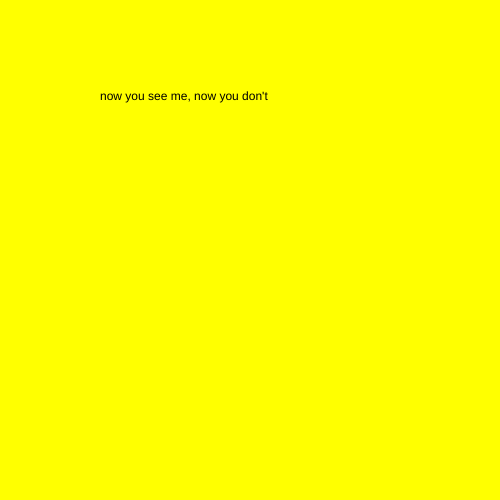
Frame 1 (no input)
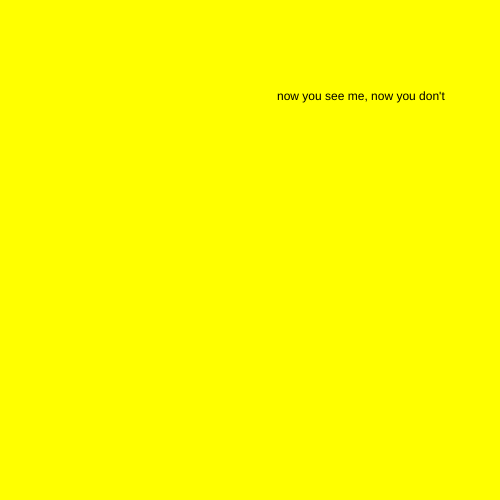
Frame 60 (no input)
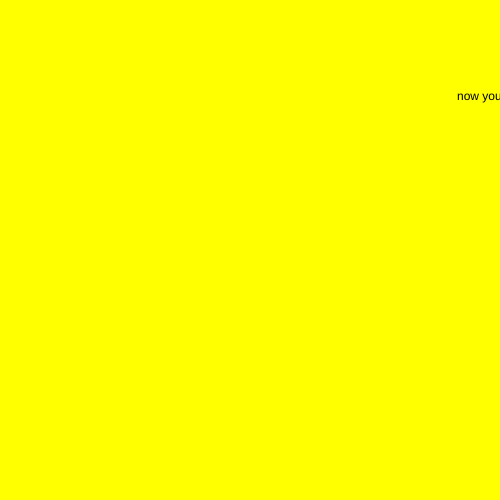
Frame 120 (the mouse pressed at the canvas centre since frame 60)

The p5.js sketch that drew these frames (run headless with seeded random() and noise() and a simulated clock; from frame 60 on, the mouse is pressed at the canvas centre):

// p5.js sketch
// ── sketch.js
let X = 0;

function setup() {
  createCanvas(500, 500);
}

function draw() {
  background('yellow');

  push() ;
  translate(X, 0) ;
  text("now you see me, now you don't", 100, 100) ;
  pop() ;

  X+=3 ;
  if (X > width){
    X = -100;
  }
}
